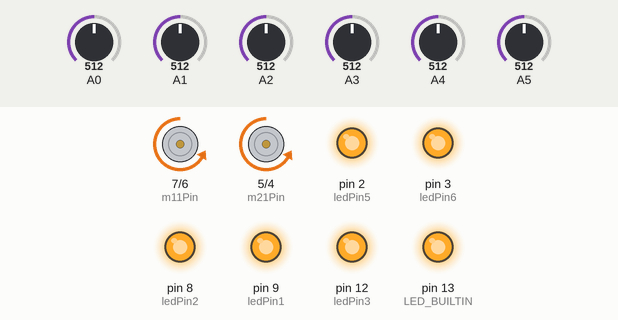
This sketch was run on a simulated Arduino Uno, built with avr-gcc and run on an emulated ATmega328P. Parts: motor-driver pin pairs drawn as motors (green arrow = first pin HIGH = forward, orange = second pin HIGH = backward, longer = more drive, scaled by the enable pin), output pins drawn as LEDs (lit = HIGH). The inputs (shaded band) are chosen by the test bench; at power-on: A0 = 512, A5 = 512, A1 = 512, A2 = 512, A3 = 512, A4 = 512. Pins used as bus, display or sensor lines are not drawn.

Above: at 0.8 s.
0.9 s: A0 set to 686
2.4 s: A0 set to 710
At 2.7 s:
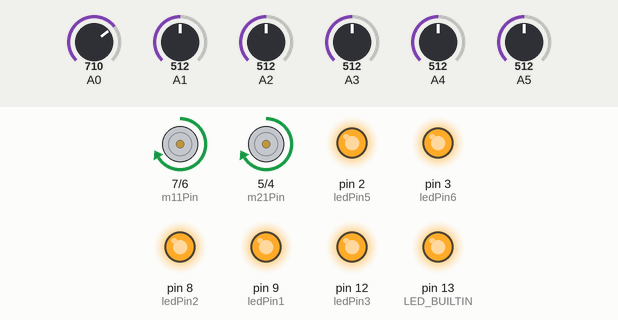
3.9 s: A5 set to 694
5.4 s: A5 set to 708
At 6.8 s:
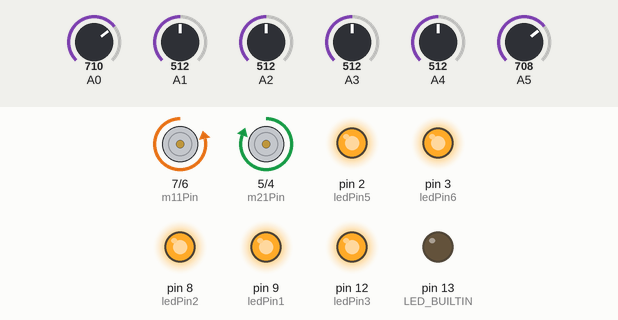
7.1 s: A0 set to 649
At 8.3 s:
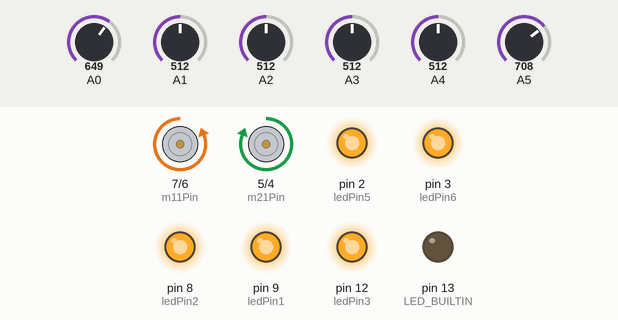
8.6 s: A0 set to 625
At 9.7 s:
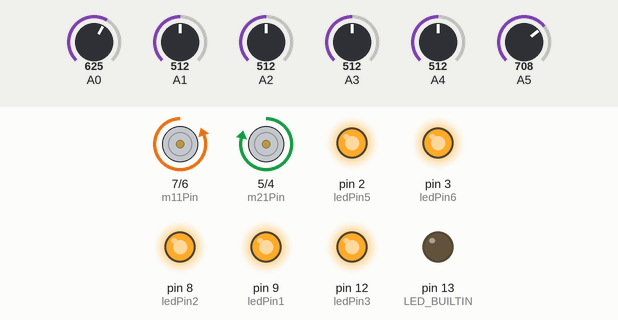
Timing chart, 0 to 48.0 s (numbered marks = the images above; inputs shaded):
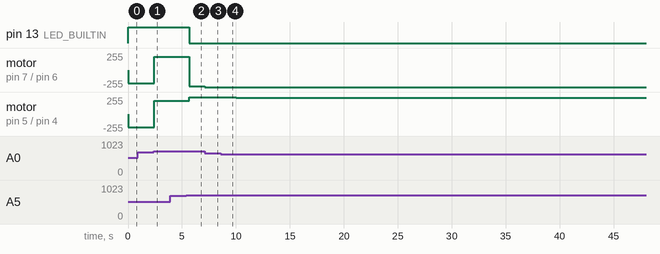

Measured:
- the behaviour switches between 700 and 701 on A0 (found by bisection; images 0 and 1)
- the behaviour switches between 700 and 701 on A5 (found by bisection; images 1 and 2)
- after the input at 0.9 s, every drawn part: stays the same
- after the input at 2.4 s, motor on pin 7 (m11Pin) / pin 6 (m12Pin), motor on pin 5 (m21Pin) / pin 4 (m22Pin): backward 200/255 → forward 200/255 at once
- after the input at 3.9 s, every drawn part: stays the same
- after the input at 5.4 s, pin 13 (LED_BUILTIN): HIGH → LOW after 0.28 s; motor on pin 7 (m11Pin) / pin 6 (m12Pin): forward 200/255 → backward 247/255 after 0.29 s; motor on pin 5 (m21Pin) / pin 4 (m22Pin): forward 200/255 → forward 255/255 after 0.29 s
- after the input at 7.1 s, motor on pin 7 (m11Pin) / pin 6 (m12Pin): backward 247/255 → backward 255/255 at once
- after the input at 8.6 s, motor on pin 5 (m21Pin) / pin 4 (m22Pin): forward 255/255 → forward 248/255 at once, → forward 247/255 1.4 s later, → forward 246/255 36.5 s later

The sketch:

line_follower_final.ino
```cpp
#include <QTRSensors.h>
#include <EEPROM.h>

// pins for the motors.
const int m11Pin = 7;
const int m12Pin = 6;
const int m21Pin = 5;
const int m22Pin = 4;
const int m1Enable = 11;
const int m2Enable = 10;

// pins for the LEDs (used as headlights).
const int ledPin1 = 9;
const int ledPin2 = 8;
const int ledPin3 = 12;
const int ledPin4 = 1;
const int ledPin5 = 2;
const int ledPin6 = 3;

// speed of the motors.
int m1Speed = 0;
int m2Speed = 0;
int motorSpeed;

// parameters used for the PID controller.
float kp = 8;
float ki = 0.0001;
float kd = 2;

// values passed to the PID controller.
int p = 1;
int i = 0;
int d = 0;

// values used for computing the derivative.
int error = 0;
int lastError = 0;

// constants for the motors speed.
const int maxSpeed = 255;
const int minSpeed = -200;
const int baseSpeed = 255;

// constants used for calibration.
const int maxNumberOfMoves = 10;
const int sensorCalibrationBound = 700;

QTRSensors qtr;
const int sensorCount = 6;
int sensorValues[sensorCount];

// function that performs the auto calibration of
// the line follower by moving left and right
// along the line according to the values read
// by the sensor.
void calibrate() {
  digitalWrite(LED_BUILTIN, HIGH);

  int speed = 200, state = 1, numberOfMoves = 0;
  while (numberOfMoves < maxNumberOfMoves) {
    qtr.calibrate();
    qtr.read(sensorValues);

    if (state == 1) {
      if (sensorValues[0] < sensorCalibrationBound) {
        setMotorSpeed(speed, -speed);
      } else {
        state = 2;
      }
    }
    if (state == 2) {
      if (sensorValues[5] < sensorCalibrationBound) {
        setMotorSpeed(-speed, speed);
      } else {
        state = 1;
        numberOfMoves++;
      }
    }
  }
  // EEPROM.put(0, qtr.calibrationOn.minimum);
  // EEPROM.put(30, qtr.calibrationOn.maximum);
  // EEPROM.put(60, qtr.calibrationOn.initialized);
  // Serial.println("end calibration");
  digitalWrite(LED_BUILTIN, LOW);
}

void setup() {
  pinMode(m11Pin, OUTPUT);
  pinMode(m12Pin, OUTPUT);
  pinMode(m21Pin, OUTPUT);
  pinMode(m22Pin, OUTPUT);
  pinMode(m1Enable, OUTPUT);
  pinMode(m2Enable, OUTPUT);

  pinMode(ledPin1, OUTPUT);
  pinMode(ledPin2, OUTPUT);
  pinMode(ledPin3, OUTPUT);
  pinMode(ledPin4, OUTPUT);
  pinMode(ledPin5, OUTPUT);
  pinMode(ledPin6, OUTPUT);
  pinMode(LED_BUILTIN, OUTPUT);

  digitalWrite(ledPin1, HIGH);
  digitalWrite(ledPin2, HIGH);
  digitalWrite(ledPin3, HIGH);
  digitalWrite(ledPin4, HIGH);
  digitalWrite(ledPin5, HIGH);
  digitalWrite(ledPin6, HIGH);

  qtr.setTypeAnalog();
  qtr.setSensorPins((const uint8_t[]){ A0, A1, A2, A3, A4, A5 }, sensorCount);

  Serial.begin(9600);
  calibrate();

  // EEPROM.get(60, qtr.calibrationOn.initialized);
  // EEPROM.get(30, qtr.calibrationOn.maximum);
  // EEPROM.get(0, qtr.calibrationOn.minimum);
}

void loop() {

  pidControl(kp, ki, kd);

  computeMotorsSpeed();

  setMotorSpeed(m1Speed, m2Speed);
}


// calculates the PID value based on error, kp, kd, ki, p, i and d.
void pidControl(float kp, float ki, float kd) {
  error = map(qtr.readLineBlack(sensorValues), 0, 5000, -50, 50);

  p = error;
  i = i + error;
  d = error - lastError;
  lastError = error;

  motorSpeed = kp * p + ki * i + kd * d;
}

// calculates the motor speeds based on the speed provided
// by the PID controller.
void computeMotorsSpeed() {
  m1Speed = baseSpeed;
  m2Speed = baseSpeed;

  if (error < 0) {
    m1Speed += motorSpeed;
  } else if (error > 0) {
    m2Speed -= motorSpeed;
  }

  m1Speed = constrain(m1Speed, minSpeed, maxSpeed);
  m2Speed = constrain(m2Speed, minSpeed, maxSpeed);
}

// each arguments takes values between -255 and 255. The negative
// values represent the motor speed in reverse.
void setMotorSpeed(int motor1Speed, int motor2Speed) {
  motor1Speed = -motor1Speed;
  if (motor1Speed == 0) {
    digitalWrite(m11Pin, LOW);
    digitalWrite(m12Pin, LOW);
    analogWrite(m1Enable, motor1Speed);
  } else {
    if (motor1Speed > 0) {
      digitalWrite(m11Pin, HIGH);
      digitalWrite(m12Pin, LOW);
      analogWrite(m1Enable, motor1Speed);
    }
    if (motor1Speed < 0) {
      digitalWrite(m11Pin, LOW);
      digitalWrite(m12Pin, HIGH);
      analogWrite(m1Enable, -motor1Speed);
    }
  }
  if (motor2Speed == 0) {
    digitalWrite(m21Pin, LOW);
    digitalWrite(m22Pin, LOW);
    analogWrite(m2Enable, motor2Speed);
  } else {
    if (motor2Speed > 0) {
      digitalWrite(m21Pin, HIGH);
      digitalWrite(m22Pin, LOW);
      analogWrite(m2Enable, motor2Speed);
    }
    if (motor2Speed < 0) {
      digitalWrite(m21Pin, LOW);
      digitalWrite(m22Pin, HIGH);
      analogWrite(m2Enable, -motor2Speed);
    }
  }
}
```
